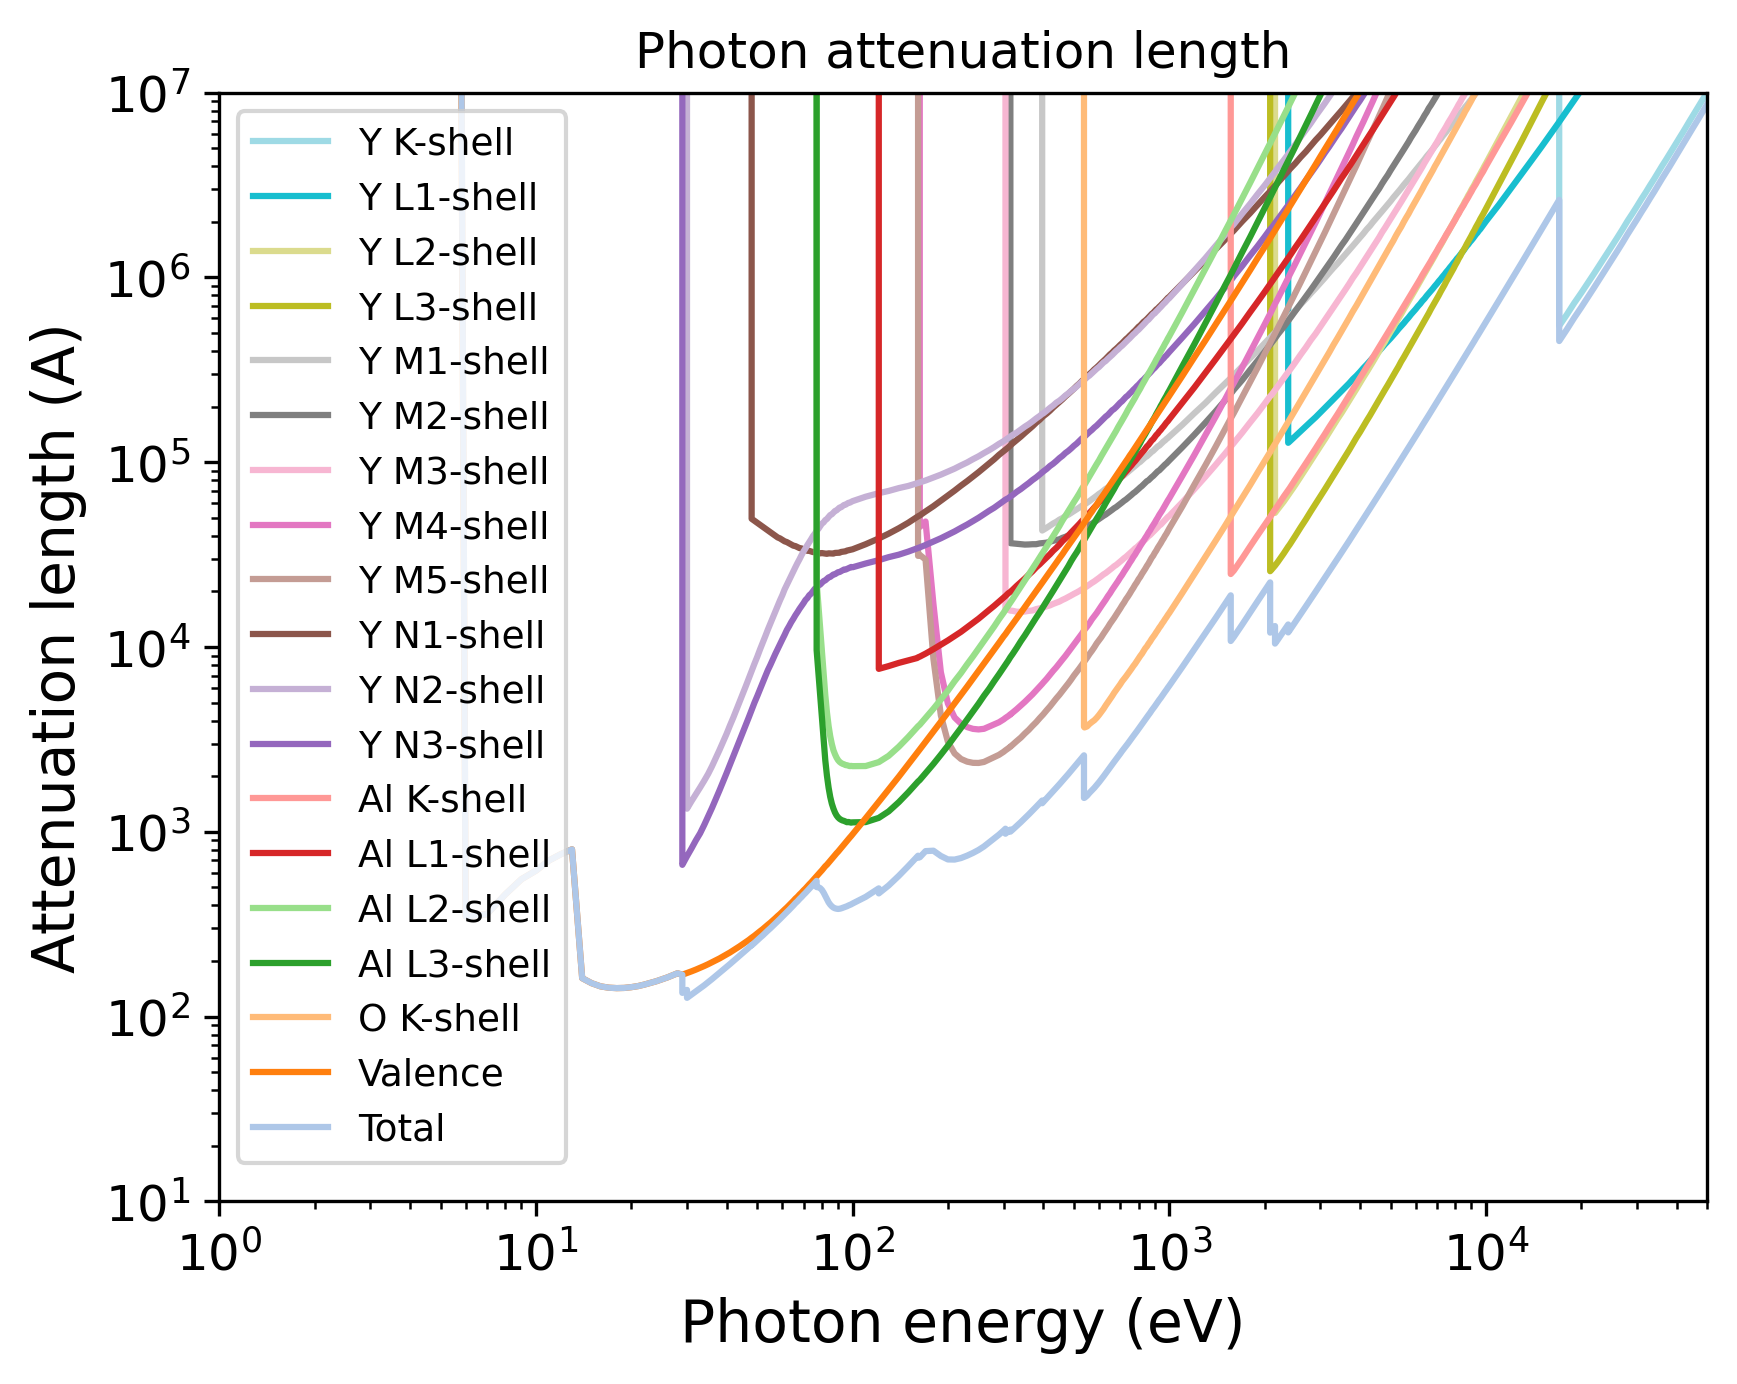

Source code (Python):
import pandas as pd
import numpy as np
import matplotlib.pyplot as plt
import matplotlib.cm as cm
# Set the format:
plt.xlabel("Photon energy (eV)", fontsize=14)
plt.ylabel("Attenuation length (A)", fontsize=14)
plt.xticks(fontsize=12)
plt.yticks(fontsize=12)
plt.grid(False)
# Set the axes:
# Read the output file:
df = pd.read_csv(r"OUTPUT_YAG_Photon_IMFP.dat", sep=r'\s+', header=None, comment="#", skipinitialspace=True)
plt.xscale("log")
plt.yscale("log")
# Prepare the plot:
columns_to_plot = [ 1, 2, 3, 4, 5, 6, 7, 8, 9, 10, 11, 12, 13, 14, 15, 16, 17, 18, 19]
labels = [ "Y K-shell", "Y L1-shell", "Y L2-shell", "Y L3-shell", "Y M1-shell", "Y M2-shell", "Y M3-shell", "Y M4-shell", "Y M5-shell", "Y N1-shell", "Y N2-shell", "Y N3-shell", "Al K-shell", "Al L1-shell", "Al L2-shell", "Al L3-shell", "O K-shell", "Valence", "Total"]
# Create N distinct colors from a colormap
N = len(columns_to_plot)
colors = plt.cm.tab20(np.linspace(1, 0, 20))
# Set line styles:
linestyles = [ "-", "-", "-", "-", "-", "-", "-", "-", "-", "-", "-", "-", "-", "-", "-", "-", "-", "-", "-"]
for i, col in enumerate(columns_to_plot):
    color = colors[i % len(colors)]
    ls    = linestyles[i % len(linestyles)]
    label = labels[i % len(labels)]
    plt.plot(df.iloc[:, 0], df.iloc[:, col],
    color=color,
    label=label,
    linestyle=ls)
plt.xlim(1.00000000,50000.00000000)
plt.ylim(10.00000000,10000000.00000000)
plt.title("Photon attenuation length")
plt.legend(loc="best", fontsize=9)
# Save the plot in this format:
plt.savefig("OUTPUT_MFP_photon.png", dpi=300, bbox_inches="tight")
